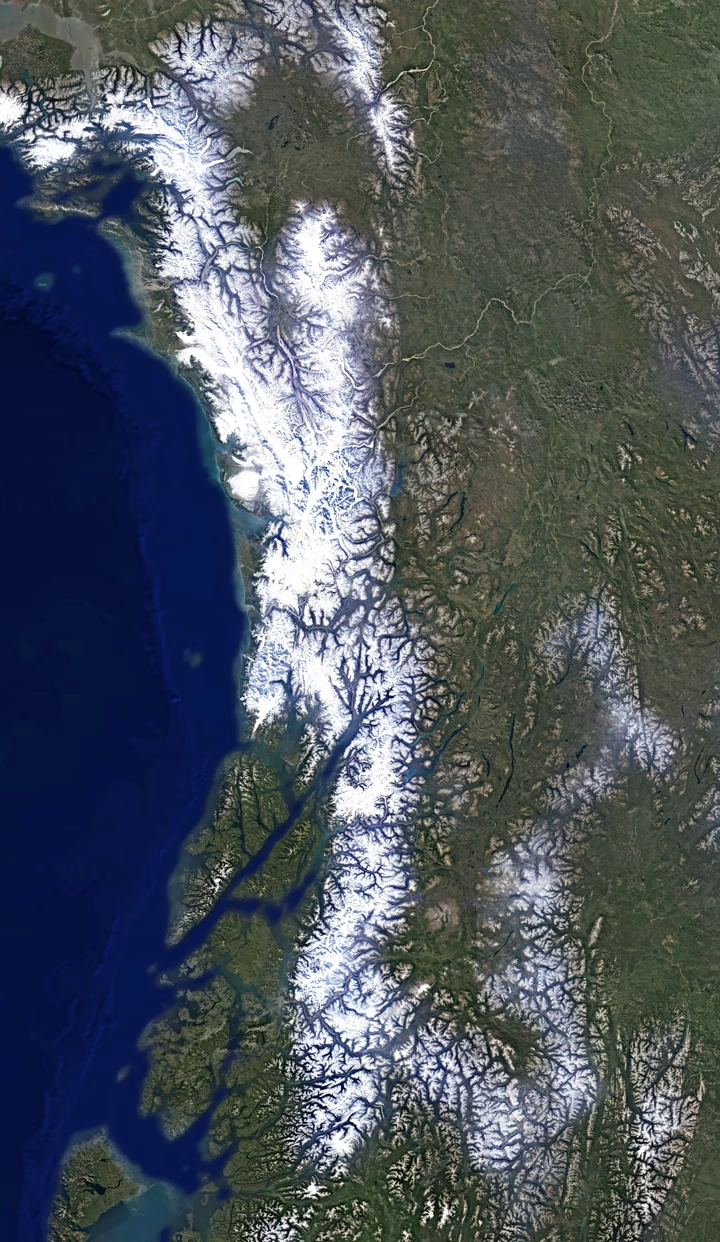
#> input picture data/0.jpg, 720 x 1242 px, found by its file name
$ jupyter execute --allow-errors 2_Image_Algo_Test.ipynb   (older library calls are emulated)
#> lines starting #> are read from the running program, lines starting #| are printed output that depends on the picture; after the words box and inside, x2 and y2 are one past the last pixel; in counts of white or black regions, pixels touching at a corner belong together
[cell 1]
# Importing all necessary libraries
import cv2
import os
import imageio
import matplotlib.pyplot as plt
import numpy as np
import seaborn as sns
from sklearn.metrics import confusion_matrix, accuracy_score

[cell 2]
def Algo(image_path, filename):
#> called with image_path = 'data\\0.jpg', filename = '0.jpg'
    img1 = cv2.imread(image_path)
#> img1 is the input picture: shape (1242, 720, 3); mean B, G, R 94.3, 86.3, 78.5
    #converting img to grayscale
    gray_img = cv2.cvtColor(img1, cv2.COLOR_BGR2GRAY)
    #Denoising
    denoised_img = cv2.GaussianBlur(gray_img, (15, 15), 0)
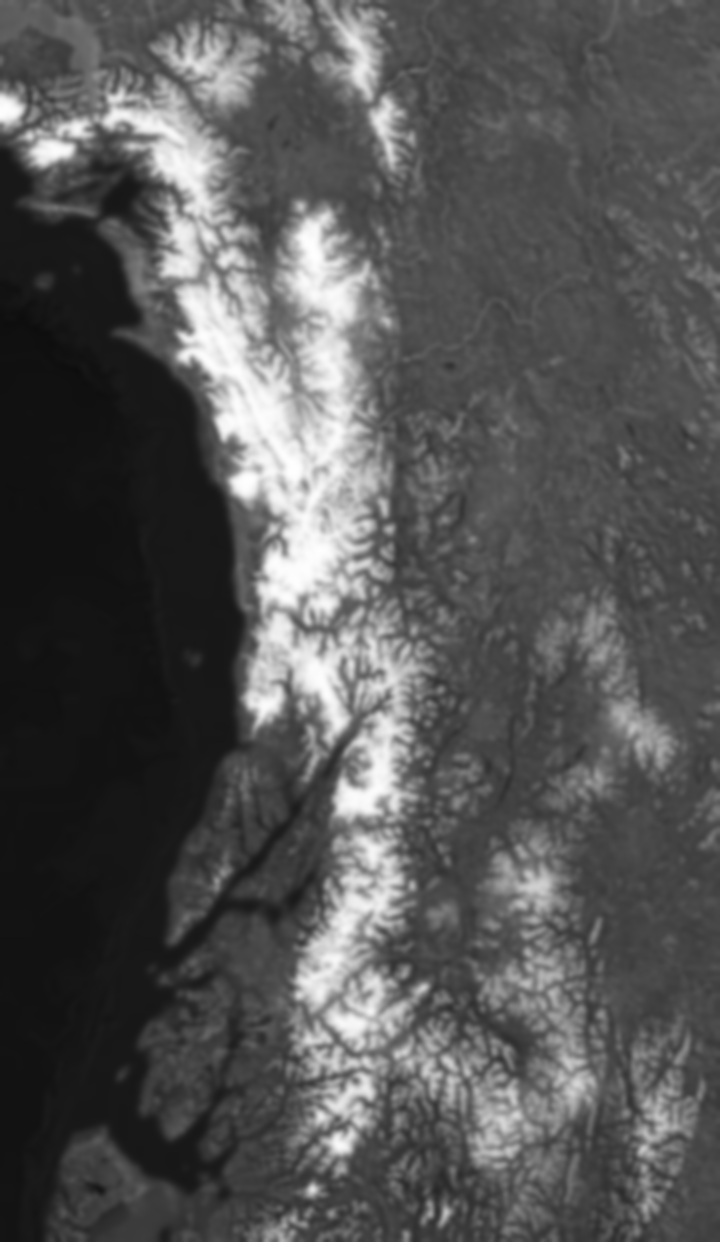
#> denoised_img: shape (1242, 720); min 13, max 254, mean 84.8
    #Define a sharpening kernel
    sharpening_kernel = np.array([  [-1, -1, -1],
                                    [-1,  9, -1],
                                    [-1, -1, -1]]  )

    # Apply the sharpening filter
    sharpened_img = cv2.filter2D(denoised_img, -1, sharpening_kernel)
    #considering the sharpend image as orignal image
    orignal_img = sharpened_img
    # Apply Canny edge detector
    # The two parameters are the lower and upper thresholds for the hysteresis procedure
    edges = cv2.Canny(orignal_img, 100, 200)
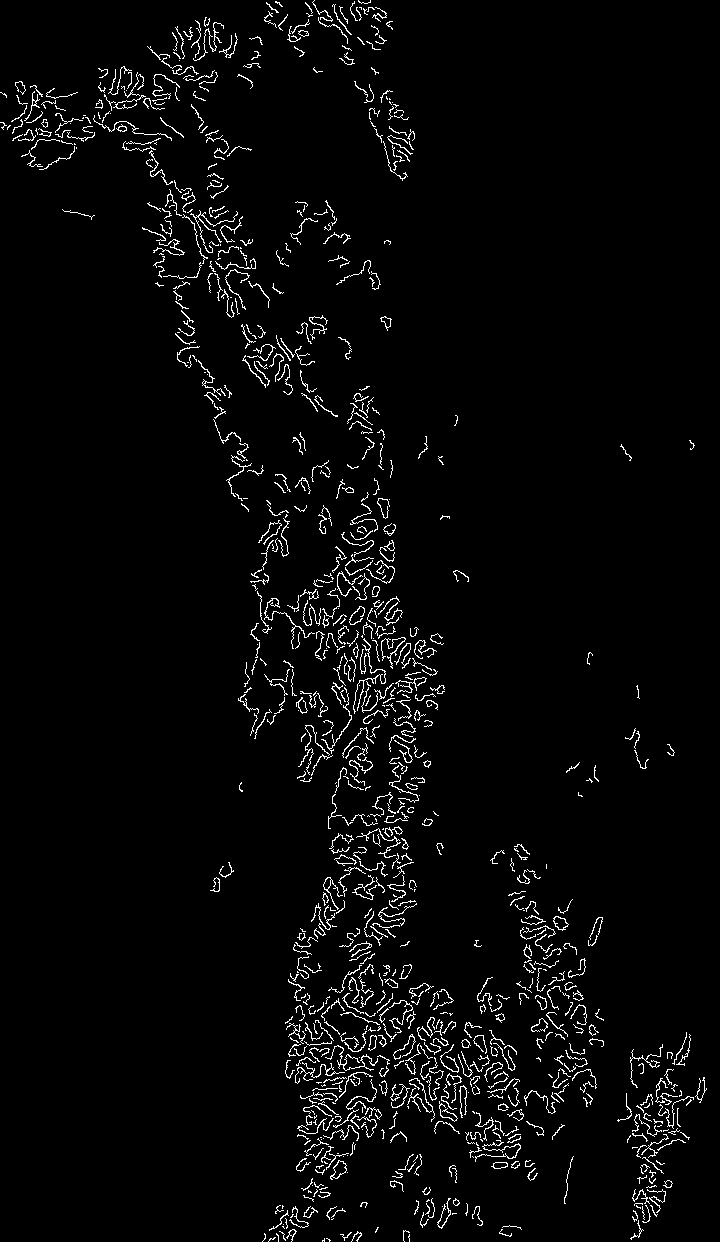
#> edges: shape (1242, 720); 3.2% white in thin lines or dots
    # Apply the Laplacian filter
    laplacian = cv2.Laplacian(edges, cv2.CV_64F)  # Use CV_64F to avoid overflow
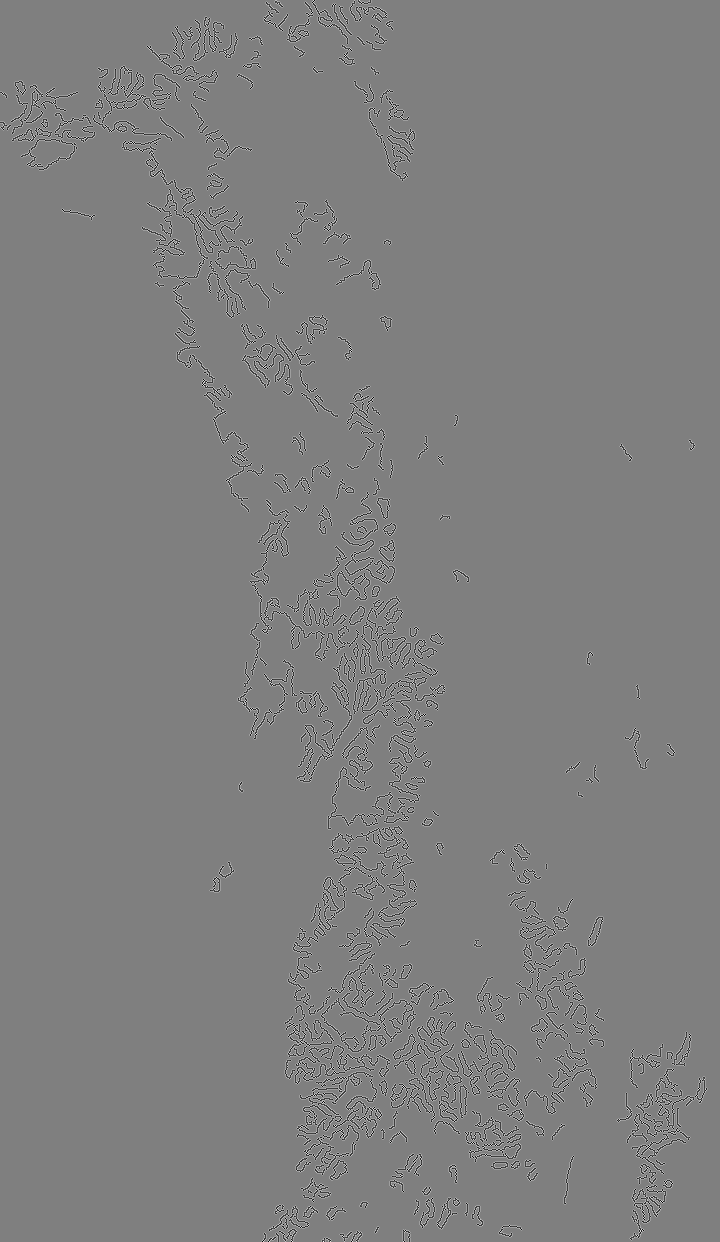
#> laplacian: shape (1242, 720) float64; min -1020, max 1020, mean 0; drawn with min black and max white

    # Convert the result to uint8
    laplacian_abs = cv2.convertScaleAbs(laplacian)
#> laplacian_abs: shape (1242, 720); 8.3% white; 273 white regions (1 under 20 px), largest, box (x1, y1, x2, y2) and area: (249, 499, 439, 764) 5774, (121, 137, 253, 513) 4128, (296, 1071, 383, 1146) 2269
    # Add the two images
    added_image = cv2.add(edges,laplacian_abs)
#> added_image: shape (1242, 720); 8.3% white; 273 white regions (1 under 20 px), largest, box (x1, y1, x2, y2) and area: (249, 499, 439, 764) 5774, (121, 137, 253, 513) 4128, (296, 1071, 383, 1146) 2270
    # Apply simple thresholding
    # The second parameter is the threshold value, and the third is the maximum value to use with the THRESH_BINARY thresholding type
    threshold_value = 140  # You can change this value
    _, thresholded_img = cv2.threshold(added_image, threshold_value, 255, cv2.THRESH_BINARY)
    _, thresholded_img1 = cv2.threshold(orignal_img, threshold_value, 255, cv2.THRESH_BINARY)
#> thresholded_img1: shape (1242, 720); 14.3% white; 312 white regions (174 under 20 px), largest, box (x1, y1, x2, y2) and area: (174, 205, 433, 824) 65204, (93, 76, 233, 280) 11279, (293, 828, 405, 1014) 9391
    added_image = cv2.add(thresholded_img,thresholded_img1)
#> added_image: shape (1242, 720); 18.5% white; 239 white regions (82 under 20 px), largest, box (x1, y1, x2, y2) and area: (92, 65, 439, 830) 85969, (287, 825, 435, 1053) 16616, (146, 16, 264, 107) 5142
    Gaussian_img = cv2.GaussianBlur(added_image, (75, 75), 0)
    median_img = cv2.medianBlur(added_image, 25)
#> median_img: shape (1242, 720); 18.4% white; 11 white regions (3 under 20 px), largest, box (x1, y1, x2, y2) and area: (0, 24, 593, 1175) 151155, (268, 0, 411, 167) 7065, (633, 1080, 681, 1219) 3604
    simple_add = cv2.add(Gaussian_img, median_img)
    sharpening_kernel = np.array([[ 0, -1,  0],
                               [-1,  5, -1],
                               [ 0, -1,  0]])

    # Apply the sharpening kernel to the image
    sharpened_image = cv2.filter2D(simple_add, -1, sharpening_kernel)
    # plt.imshow(sharpened_image,cmap="grey")
    # plt.axis('off')
    output_folder = r"data_1"
    output_path = os.path.join(output_folder, filename)
    plt.axis('off')
    plt.imsave(output_path, sharpened_image, cmap='gray')
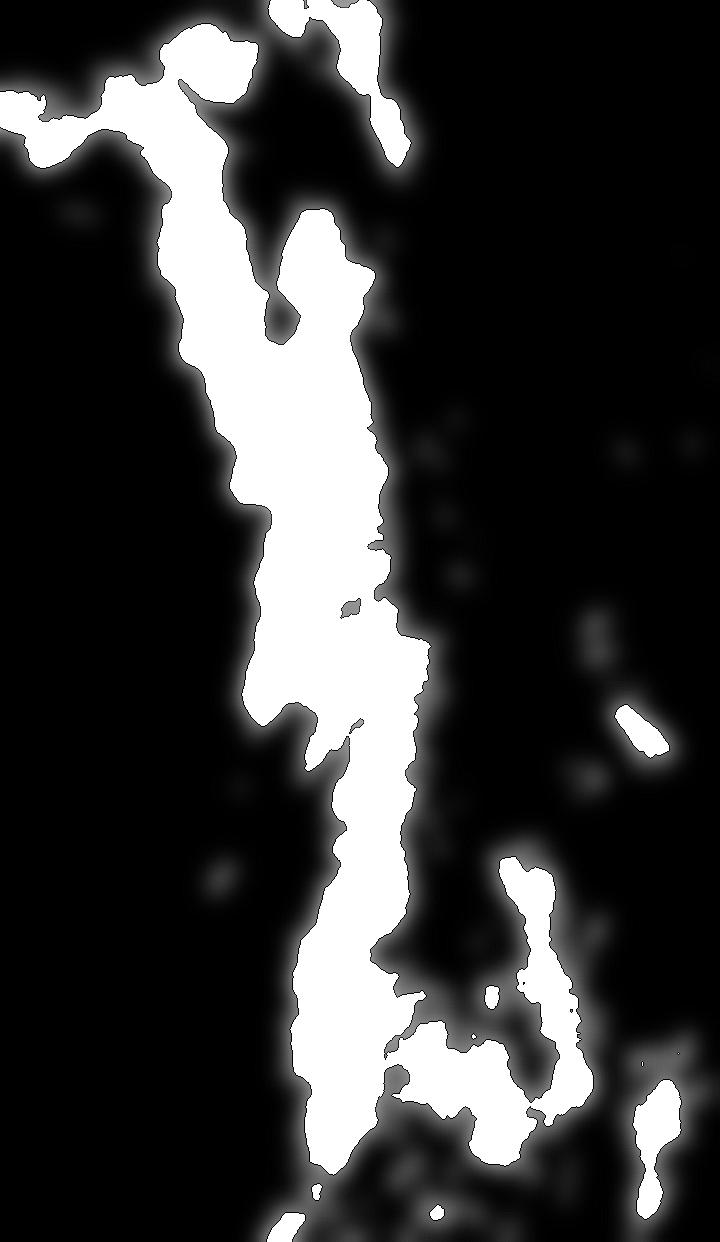
#> saved as 0.jpg: shape (1242, 720, 3); min 0, max 255, mean 57.5
    # return added_image

[cell 3]
Algo(r"data\0.jpg", "0.jpg")

[cell 4]
# Paths
input_folder = r"data"
# output_folder = r"D:\paper\waterLevel\data_1"

# Ensure the output folder exists
# os.makedirs(output_folder, exist_ok=True)

# Process each image in the input folder
for filename in os.listdir(input_folder):
    # if filename.lower().endswith(('.png', '.jpg', '.jpeg', '.bmp', '.tiff')):
        input_path = os.path.join(input_folder, filename)
        # output_path = os.path.join(output_folder, filename)

        # Apply the processing function
        processed_image = Algo(input_path,filename)

        # [7 lines of commented-out code are left out]
        print(filename)

print("Processing complete! All images have been saved to")

[cell 5]
# folder path
dir_path = r'data_1'
count = 0
# Iterate directory
for path in os.listdir(dir_path):
    # check if current path is a file
    if os.path.isfile(os.path.join(dir_path, path)):
        count += 1
print('Total number of images Extracted:', count)

[cell 6]
image_path_1 = "D:\\paper\\waterLevel\\data\\275.jpg"
image_path_2 =  r"D:\paper\waterLevel\data_1\275.jpg"
# image_path="0.jpeg"

img1 = cv2.imread(image_path_1)
#> (the rest of this cell did not finish here and is left out)

## Data: Segmentation Results
- **True Positives (TP)**: 43 (Correctly segmented images)
- **False Negatives (FN)**: 6 (Left major portions unsegmented)
- **False Positives (FP)**: 1 (Segmented areas not required)
- **True Negatives (TN)**: 6 (Not explicitly defined in this context)

## Total Predictions
- **Total images sampled**: 50

## Confusion Matrix
The confusion matrix is represented as:

|               | Predicted Positive | Predicted Negative |
|---------------|---------------------|---------------------|
| **Actual Positive** | 43 (TP)            | 6 (FN)             |
| **Actual Negative** | 1 (FP)             | 6 (TN)             |

## Accuracy Calculation
Accuracy is calculated as:

Accuracy = (True Positives + True Negatives) / Total Predictions

Using the provided data:

Accuracy = (43 + 6) / 50 = 0.98 or 98%

[cell 7]
# Data: segmentation results
true_positive = 38  # Correctly segmented images
false_negative = 6  # Left major portions unsegmented
false_positive = 1  # Segmented areas not required
true_negative = 7   # Not defined explicitly in this case

# Total predictions (50 images sampled)
total_predictions = 50

# Confusion Matrix
conf_matrix = np.array([[true_positive, false_negative],
                        [false_positive, true_negative]])

# Accuracy Calculation
accuracy = (true_positive + true_negative) / total_predictions
precision = true_positive / (true_positive+false_negative)

# Plotting the Confusion Matrix with seaborn
plt.figure(figsize=(4, 3))
sns.heatmap(conf_matrix, annot=True, fmt='d', cmap='Blues', cbar=False,
            xticklabels=["Predicted Positive", "Predicted Negative"],
            yticklabels=["Actual Positive", "Actual Negative"])

plt.ylabel("Actual")
plt.xlabel("Predicted")
plt.show()
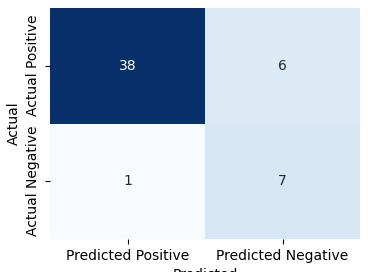
#> figure drawn by matplotlib, 1 panel

print(accuracy*100)
print(precision*100)
#
